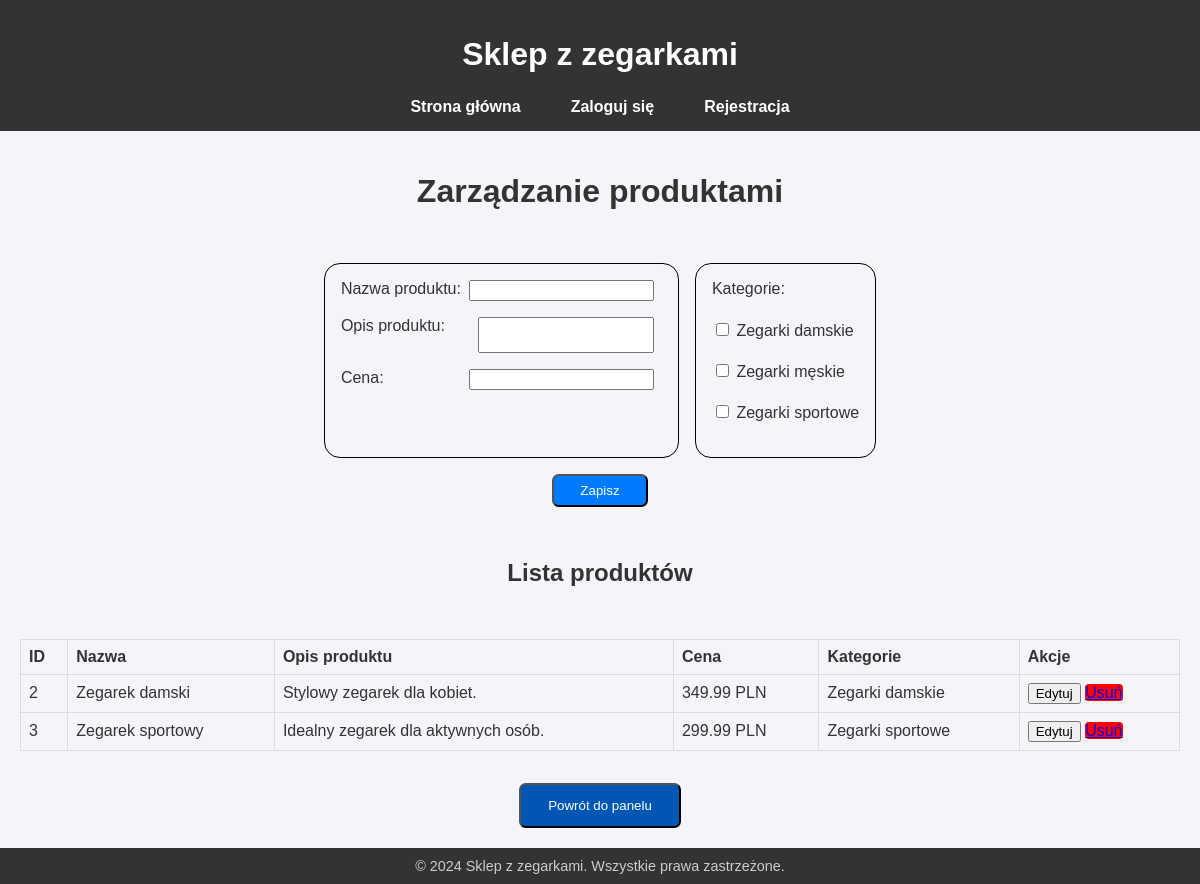
The page /admin_products.php on the database as committed earlier.
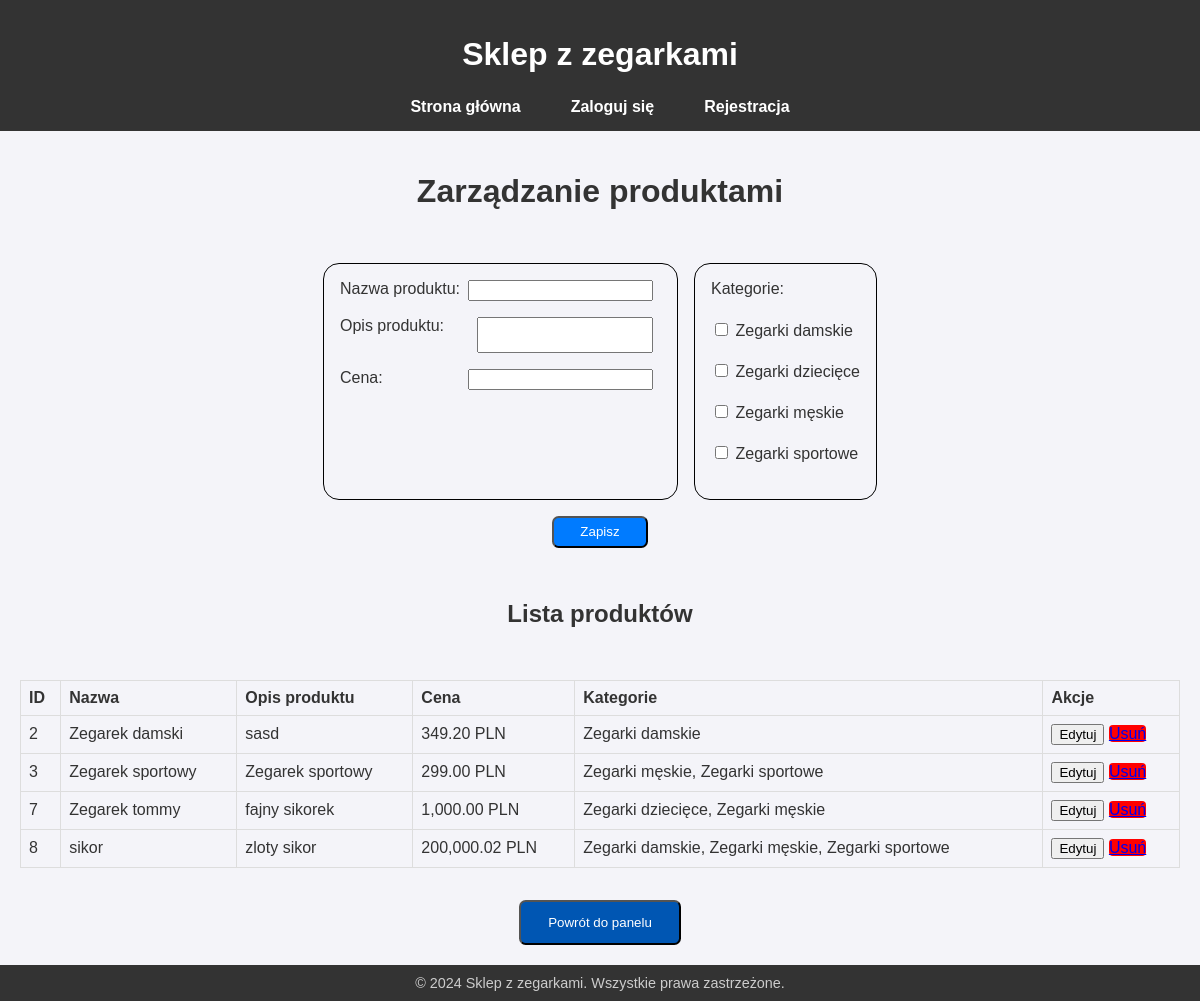
The same page on the database as committed later.
### tables this page shows
CREATE TABLE `categories` (
  `id` int(11) NOT NULL,
  `name` varchar(255) NOT NULL
);

CREATE TABLE `products` (
  `id` int(11) NOT NULL,
  `name` varchar(255) NOT NULL,
  `description` text DEFAULT NULL,
  `price` decimal(10,2) NOT NULL,
  `image` varchar(255) DEFAULT 'default.png',
  `created_at` timestamp NOT NULL DEFAULT current_timestamp()
);

### admin_products.php (the view, shortened to what this page needs)
<?php
require 'db_connection.php';
require 'header.php';
$products = $pdo->query("SELECT p.id, p.name, p.description, p.price, GROUP_CONCAT(c.name SEPARATOR ', ') as categories
                         FROM products p
                         LEFT JOIN product_categories pc ON p.id = pc.product_id
                         LEFT JOIN categories c ON pc.category_id = c.id
                         GROUP BY p.id")->fetchAll(PDO::FETCH_ASSOC);
$categories = $pdo->query("SELECT * FROM categories")->fetchAll(PDO::FETCH_ASSOC);
?>
<!DOCTYPE html>
<html lang="pl">
<head>
    <link rel="stylesheet" href="styles.css">
</head>
<body>
    <div style="width: 100%; display: flex; flex-direction: column; gap: 2em; align-items: center;">
        <h1>Zarządzanie produktami</h1>
        <form method="POST" style="display: flex; flex-direction: column; gap: 1em;">
            <div style="display: flex; flex-direction: row; gap: 1em;">
                <div style="display: flex; flex-direction: column; gap: 1em; border: 1px solid black; border-radius: 1em; padding: 1em;">
                    <div style="display: flex; flex-direction: row; gap: 0.5em;">
                        <label>Nazwa produktu: </label><input style="margin-left: auto;" type="text" name="name" id="name" required><br>
                    </div>
                    <div style="display: flex; flex-direction: row; gap: 0.5em;">
                        <label>Opis produktu: </label><textarea style="width: 170px; height: 30px; resize: none; margin-left: auto;" name="description" id="description" required></textarea><br>
                    </div>
                    <div style="display: flex; flex-direction: row; gap: 0.5em;">
                        <label>Cena: </label><input style="margin-left: auto;" type="number" step="0.01" name="price" id="price" required><br>
                    </div>
                </div>
                <div style="display: flex; flex-direction: column; gap: 0.1em; border: 1px solid black; border-radius: 1em; padding: 1em;">
                    <label>Kategorie:</label><br>
                    <?php foreach ($categories as $category): ?>
                        <label>
                            <input type="checkbox" name="categories[]" value="<?= $category['id'] ?>" class="category-checkbox">
                            <?= htmlspecialchars($category['name']) ?>
                        </label><br>
                    <?php endforeach; ?>
                </div>
            </div>
            <button type="submit" style="width: auto; margin: 0 auto; padding: 0.5em 2em; border-radius: 0.5em; background-color: #007BFF; color: white">Zapisz</button>
        </form>
        <h2>Lista produktów</h2>
        <table border="1">
            <tr>
                <th>ID</th>
                <th>Nazwa</th>
                <th>Opis produktu</th>
                <th>Cena</th>
                <th>Kategorie</th>
                <th>Akcje</th>
            </tr>
            <?php foreach ($products as $product): ?>
            <tr>
                <td><?= $product['id'] ?></td>
                <td><?= htmlspecialchars($product['name']) ?></td>
                <td><?= nl2br(htmlspecialchars($product['description'])) ?></td>
                <td><?= number_format($product['price'], 2) ?> PLN</td>
                <td><?= htmlspecialchars($product['categories']) ?></td>
                <td>
                    <button onclick="editProduct(<?= $product['id'] ?>)">Edytuj</button>
                    <a style="background-color:red; border-radius: 0.25em;" href="admin_products.php?delete=<?= $product['id'] ?>" onclick="return confirm('Czy na pewno chcesz usunąć ten produkt?')">Usuń</a>
                </td>
            </tr>
            <?php endforeach; ?>
        </table>
        <a href="admin_panel.php"><button class="nav-btn">Powrót do panelu</button></a>
    </div>
</body>
</html>
<?php require 'footer.php'; ?>

### header.php (shortened to what this page needs)
<!DOCTYPE html>
<html lang="pl">
<head>
    <link rel="stylesheet" href="styles.css">
</head>
<body>
<header>
    <h1>Sklep z zegarkami</h1>
    <nav>
        <ul>
            <li><a href="index.php">Strona główna</a></li>
            <?php if (isset($_SESSION['username'])): ?>
                <li><a href="logout.php">Wyloguj się</a></li>
            <?php else: ?>
                <li><a href="login.php">Zaloguj się</a></li>
                <li><a href="register.php">Rejestracja</a></li>
            <?php endif; ?>
        </ul>
    </nav>
</header>
<main>

### footer.php
</main>
<footer>
    <p>&copy; <?= date("Y") ?> Sklep z zegarkami. Wszystkie prawa zastrzeżone.</p>
</footer>
</body>
</html>

### styles.css (style rules this page uses)
body { font-family: 'Arial', sans-serif; margin: 0; padding: 0; background-color: #f4f4f9; color: #333; display: flex; flex-direction: column; min-height: 100vh; }
header, footer { background-color: #333; color: white; text-align: center; padding: 15px 0; }
header h1, footer p { margin-bottom: 25px; text-align: center; }
nav ul { list-style: none; padding: 0; margin: 0; display: flex; justify-content: center; gap: 20px; }
nav ul li a { color: white; text-decoration: none; font-weight: bold; padding: 10px 15px; transition: background-color 0.3s; border-radius: 5px; }
.nav-btn { background-color: #0056b3; color: white; padding: 1em 2em; border-radius: 0.5em; }
main { flex: 1; display: flex; flex-direction: column; align-items: center; padding: 20px; }
footer { margin-top: auto; padding: 10px 0; background-color: #333; color: white; text-align: center; }
footer p { margin: 0; font-size: 0.9em; color: #ccc; }
table { width: 100%; border-collapse: collapse; }
th, td { padding: 8px; text-align: left; border: 1px solid #ddd; }
td:nth-child(3) { max-width: 300px; overflow: hidden; text-overflow: ellipsis; white-space: nowrap; }

Rows that differ between the two databases and show on the page:
added categories: name "Zegarki dziecięce"
changed products "Zegarek damski": description "Stylowy zegarek dla kobiet." → "sasd"; price "349.99" → "349.20"
changed products "Zegarek sportowy": description "Idealny zegarek dla aktywnych osób." → "Zegarek sportowy"; price "299.99" → "299.00"; categories "Zegarki sportowe" → "Zegarki męskie, Zegarki sportowe"
added products: id "7", name "Zegarek tommy", description "fajny sikorek", price "1,000.00", categories "Zegarki dziecięce, Zegarki męskie"
added products: id "8", name "sikor", description "zloty sikor", price "200,000.02", categories "Zegarki damskie, Zegarki męskie, Zegarki sportowe"
